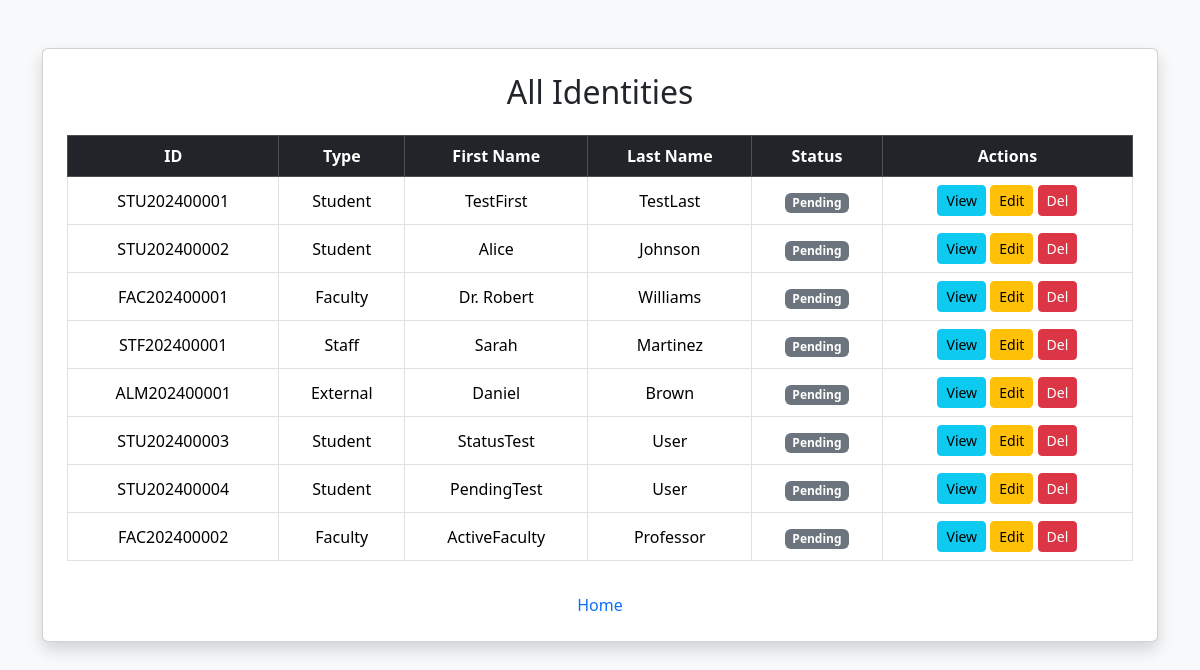
Page /view_all on the committed database.
### tables this page shows
CREATE TABLE People (
                    id TEXT PRIMARY KEY,
                    type TEXT,
                    sub_category TEXT,
                    first_name TEXT,
                    last_name TEXT,
                    dob TEXT,
                    place_of_birth TEXT,
                    nationality TEXT,
                    gender TEXT,
                    email TEXT UNIQUE,
                    phone TEXT,
                    status TEXT,
                    status_changed_at TEXT
                , student_high_school_diploma_type TEXT, student_high_school_diploma_year INTEGER, student_high_school_honors TEXT, student_major TEXT, student_entry_year INTEGER, student_status TEXT, student_faculty_department TEXT, student_group TEXT, student_scholarship_status TEXT, faculty_rank TEXT, faculty_employment_category TEXT, faculty_appointment_start_date TEXT, faculty_primary_department TEXT, faculty_secondary_departments TEXT, faculty_office_building TEXT, faculty_office_floor TEXT, faculty_office_room TEXT, faculty_phd_institution TEXT, faculty_research_areas TEXT, faculty_habilitation_supervise TEXT, faculty_contract_type TEXT, faculty_contract_start_date TEXT, faculty_contract_end_date TEXT, faculty_teaching_hours INTEGER, staff_assigned_department TEXT, staff_job_title TEXT, staff_grade TEXT, staff_entry_date TEXT, external_organization TEXT, external_contact_person TEXT);

### app.py (the view)
@app.route("/view_all")
def view_all():
    conn = get_db_connection()
    cur = conn.cursor()
    cur.execute("SELECT * FROM People")
    people = cur.fetchall()
    conn.close()
    return render_template("view_all.html", people=people)

### app.py (called while the page is built)
def get_db_connection():
    conn = sqlite3.connect('database.db')
    conn.row_factory = sqlite3.Row
    return conn

### templates/view_all.html (shortened to what this page needs)
<!DOCTYPE html>
<html>
<head>
    <link href="https://cdn.jsdelivr.net/npm/bootstrap@5.3.2/dist/css/bootstrap.min.css" rel="stylesheet">
</head>
<body class="bg-light">
<div class="container mt-5">
    <div class="card shadow p-4">
        <h2 class="mb-4 text-center">All Identities</h2>
        <div class="table-responsive">
            <table class="table table-bordered table-hover align-middle text-center">
                <thead class="table-dark">
                    <tr>
                        <th>ID</th>
                        <th>Type</th>
                        <th>First Name</th>
                        <th>Last Name</th>
                        <th>Status</th>
                        <th>Actions</th>
                    </tr>
                </thead>
                <tbody>
                {% for p in people %}
                    <tr>
                        <td>{{p['id']}}</td>
                        <td>{{p['type']}}</td>
                        <td>{{p['first_name']}}</td>
                        <td>{{p['last_name']}}</td>
                        <td>
                            <span class="badge bg-secondary">{{p['status']}}</span>
                        </td>
                        <td>
                            <a href="/view/{{p['id']}}" class="btn btn-sm btn-info">View</a>
                            <a href="/edit/{{p['id']}}" class="btn btn-sm btn-warning">Edit</a>
                            <form method="POST" action="/delete/{{p['id']}}" style="display:inline;" onsubmit="return confirm('Delete this identity?');">
                                <button type="submit" class="btn btn-sm btn-danger">Del</button>
                            </form>
                        </td>
                    </tr>
                {% endfor %}
                </tbody>
            </table>
        </div>
        <div class="text-center mt-3">
            <a href="/" class="text-decoration-none">Home</a>
        </div>
    </div>
</div>
</body>
</html>

### rows in the picture
People: id "STU202400001", type "Student", first_name "TestFirst", last_name "TestLast", status "Pending"
People: id "STU202400002", type "Student", first_name "Alice", last_name "Johnson", status "Pending"
People: id "FAC202400001", type "Faculty", first_name "Dr. Robert", last_name "Williams", status "Pending"
People: id "STF202400001", type "Staff", first_name "Sarah", last_name "Martinez", status "Pending"
People: id "ALM202400001", type "External", first_name "Daniel", last_name "Brown", status "Pending"
People: id "STU202400003", type "Student", first_name "StatusTest", last_name "User", status "Pending"
People: id "STU202400004", type "Student", first_name "PendingTest", last_name "User", status "Pending"
People: id "FAC202400002", type "Faculty", first_name "ActiveFaculty", last_name "Professor", status "Pending"
